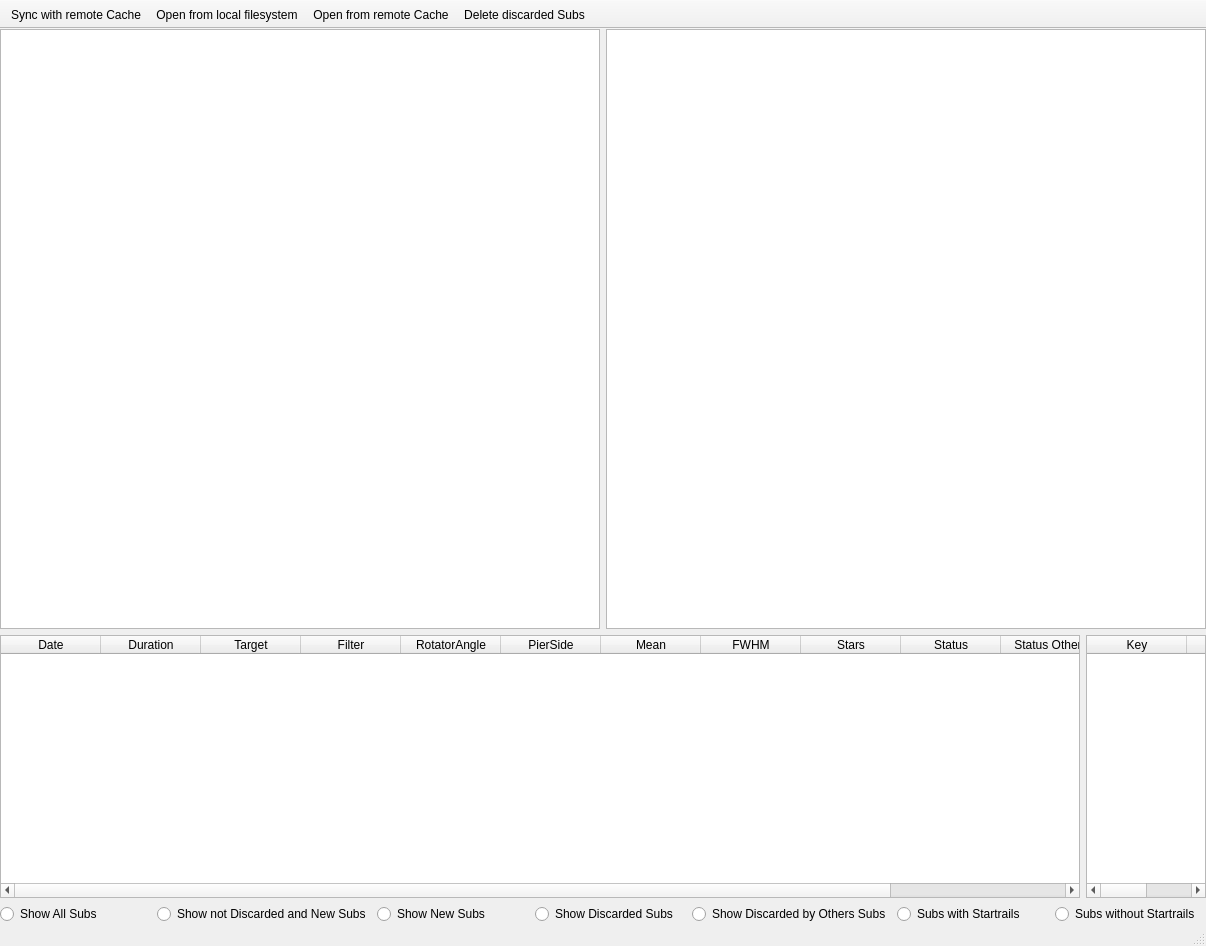
<?xml version="1.0" encoding="UTF-8"?>
<ui version="4.0">
 <class>MainWindow</class>
 <widget class="QMainWindow" name="MainWindow">
  <property name="geometry">
   <rect>
    <x>0</x>
    <y>0</y>
    <width>1206</width>
    <height>946</height>
   </rect>
  </property>
  <property name="sizePolicy">
   <sizepolicy hsizetype="Maximum" vsizetype="Maximum">
    <horstretch>0</horstretch>
    <verstretch>0</verstretch>
   </sizepolicy>
  </property>
  <property name="windowTitle">
   <string>pyBlink</string>
  </property>
  <widget class="QWidget" name="centralwidget">
   <property name="sizePolicy">
    <sizepolicy hsizetype="Expanding" vsizetype="Expanding">
     <horstretch>0</horstretch>
     <verstretch>0</verstretch>
    </sizepolicy>
   </property>
   <property name="autoFillBackground">
    <bool>false</bool>
   </property>
   <layout class="QHBoxLayout" name="horizontalLayout">
    <property name="leftMargin">
     <number>0</number>
    </property>
    <property name="topMargin">
     <number>0</number>
    </property>
    <property name="rightMargin">
     <number>0</number>
    </property>
    <property name="bottomMargin">
     <number>0</number>
    </property>
    <item>
     <layout class="QVBoxLayout" name="verticalLayout_2" stretch="0,0,0">
      <item>
       <layout class="QHBoxLayout" name="horizontalImagesLayout" stretch="0,0">
        <item>
         <widget class="QGraphicsView" name="graphicsView">
          <property name="mouseTracking">
           <bool>true</bool>
          </property>
         </widget>
        </item>
        <item>
         <layout class="QVBoxLayout" name="verticalLayout" stretch="0">
          <item alignment="Qt::AlignmentFlag::AlignTop">
           <widget class="QGraphicsView" name="detailsView">
            <property name="minimumSize">
             <size>
              <width>600</width>
              <height>600</height>
             </size>
            </property>
            <property name="maximumSize">
             <size>
              <width>600</width>
              <height>600</height>
             </size>
            </property>
           </widget>
          </item>
         </layout>
        </item>
       </layout>
      </item>
      <item>
       <layout class="QHBoxLayout" name="horizontaTableslLayout">
        <item>
         <widget class="QTableWidget" name="tableWidget">
          <property name="sizeAdjustPolicy">
           <enum>QAbstractScrollArea::SizeAdjustPolicy::AdjustToContents</enum>
          </property>
          <property name="editTriggers">
           <set>QAbstractItemView::EditTrigger::NoEditTriggers</set>
          </property>
          <property name="selectionMode">
           <enum>QAbstractItemView::SelectionMode::SingleSelection</enum>
          </property>
          <property name="selectionBehavior">
           <enum>QAbstractItemView::SelectionBehavior::SelectRows</enum>
          </property>
          <property name="rowCount">
           <number>0</number>
          </property>
          <property name="columnCount">
           <number>12</number>
          </property>
          <attribute name="verticalHeaderVisible">
           <bool>false</bool>
          </attribute>
          <column>
           <property name="text">
            <string>Date</string>
           </property>
          </column>
          <column>
           <property name="text">
            <string>Duration</string>
           </property>
          </column>
          <column>
           <property name="text">
            <string>Target</string>
           </property>
          </column>
          <column>
           <property name="text">
            <string>Filter</string>
           </property>
          </column>
          <column>
           <property name="text">
            <string>RotatorAngle</string>
           </property>
          </column>
          <column>
           <property name="text">
            <string>PierSide</string>
           </property>
          </column>
          <column>
           <property name="text">
            <string>Mean</string>
           </property>
          </column>
          <column>
           <property name="text">
            <string>FWHM</string>
           </property>
          </column>
          <column>
           <property name="text">
            <string>Stars</string>
           </property>
          </column>
          <column>
           <property name="text">
            <string>Status</string>
           </property>
          </column>
          <column>
           <property name="text">
            <string>Status Others</string>
           </property>
          </column>
          <column>
           <property name="text">
            <string>Startrails</string>
           </property>
          </column>
         </widget>
        </item>
        <item>
         <widget class="QTableWidget" name="overviewTableWidget">
          <property name="editTriggers">
           <set>QAbstractItemView::EditTrigger::NoEditTriggers</set>
          </property>
          <column>
           <property name="text">
            <string>Key</string>
           </property>
          </column>
          <column>
           <property name="text">
            <string>Value</string>
           </property>
          </column>
         </widget>
        </item>
       </layout>
      </item>
      <item>
       <layout class="QHBoxLayout" name="horizontalRadioButtonsLayout">
        <item>
         <widget class="QRadioButton" name="radioButton_all">
          <property name="text">
           <string>Show All Subs</string>
          </property>
         </widget>
        </item>
        <item>
         <widget class="QRadioButton" name="radioButton_notdiscardedandnew">
          <property name="text">
           <string>Show not Discarded and New Subs</string>
          </property>
         </widget>
        </item>
        <item>
         <widget class="QRadioButton" name="radioButton_new">
          <property name="text">
           <string>Show New Subs</string>
          </property>
         </widget>
        </item>
        <item>
         <widget class="QRadioButton" name="radioButton_discarded">
          <property name="text">
           <string>Show Discarded Subs</string>
          </property>
         </widget>
        </item>
        <item>
         <widget class="QRadioButton" name="radioButton_discardedbyothers">
          <property name="text">
           <string>Show Discarded by Others Subs</string>
          </property>
         </widget>
        </item>
        <item>
         <widget class="QRadioButton" name="radioButton_startrails">
          <property name="text">
           <string>Subs with Startrails</string>
          </property>
         </widget>
        </item>
        <item>
         <widget class="QRadioButton" name="radioButton_nostartrails">
          <property name="text">
           <string>Subs without Startrails</string>
          </property>
         </widget>
        </item>
       </layout>
      </item>
     </layout>
    </item>
   </layout>
  </widget>
  <widget class="QMenuBar" name="menubar">
   <property name="geometry">
    <rect>
     <x>0</x>
     <y>0</y>
     <width>1206</width>
     <height>39</height>
    </rect>
   </property>
  </widget>
  <widget class="QStatusBar" name="statusbar"/>
  <widget class="QToolBar" name="toolBar">
   <property name="windowTitle">
    <string>toolBar</string>
   </property>
   <property name="movable">
    <bool>false</bool>
   </property>
   <attribute name="toolBarArea">
    <enum>TopToolBarArea</enum>
   </attribute>
   <attribute name="toolBarBreak">
    <bool>false</bool>
   </attribute>
   <addaction name="actionSync"/>
   <addaction name="actionOpen"/>
   <addaction name="actionRemoteOpen"/>
   <addaction name="actionDelete"/>
  </widget>
  <action name="actionOpen">
   <property name="icon">
    <iconset theme="QIcon::ThemeIcon::DocumentOpen"/>
   </property>
   <property name="text">
    <string>Open from local filesystem</string>
   </property>
   <property name="menuRole">
    <enum>QAction::MenuRole::NoRole</enum>
   </property>
  </action>
  <action name="actionSync">
   <property name="icon">
    <iconset theme="QIcon::ThemeIcon::SyncSynchronizing"/>
   </property>
   <property name="text">
    <string>Sync with remote Cache</string>
   </property>
   <property name="menuRole">
    <enum>QAction::MenuRole::NoRole</enum>
   </property>
  </action>
  <action name="actionDelete">
   <property name="enabled">
    <bool>true</bool>
   </property>
   <property name="icon">
    <iconset theme="QIcon::ThemeIcon::EditDelete"/>
   </property>
   <property name="text">
    <string>Delete discarded Subs</string>
   </property>
   <property name="menuRole">
    <enum>QAction::MenuRole::NoRole</enum>
   </property>
  </action>
  <action name="actionRemoteOpen">
   <property name="icon">
    <iconset theme="QIcon::ThemeIcon::NetworkWired"/>
   </property>
   <property name="text">
    <string>Open from remote Cache</string>
   </property>
   <property name="toolTip">
    <string>Open from remote Cache</string>
   </property>
   <property name="menuRole">
    <enum>QAction::MenuRole::NoRole</enum>
   </property>
  </action>
 </widget>
 <resources/>
 <connections/>
</ui>
